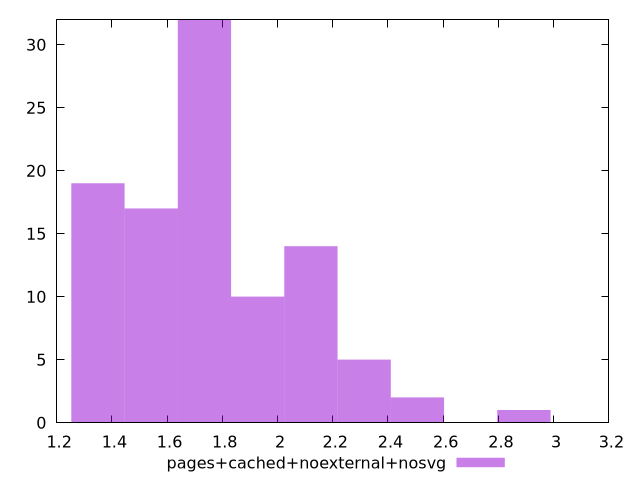

gnuplot code for this plot:
$_pagesCachedNoexternalNosvg <<EOF
1.5425013145440525 17
1.9281266431800657 10
2.5065646361340854 2
1.735313978862059 32
2.1209393074980722 14
1.349688650226046 19
2.3137519718160786 5
2.8921899647700986 1
EOF
set key outside below
set terminal pngcairo
set output "report_00005_2020-11-02T22-26-11.212Z/server-response-time/pages+cached+noexternal+nosvg//raw_hist.png"
set yrange [0:32]
set boxwidth 0.19281266431800656
set style fill transparent solid 0.5 noborder
plot $_pagesCachedNoexternalNosvg title "pages+cached+noexternal+nosvg" with boxes ,
